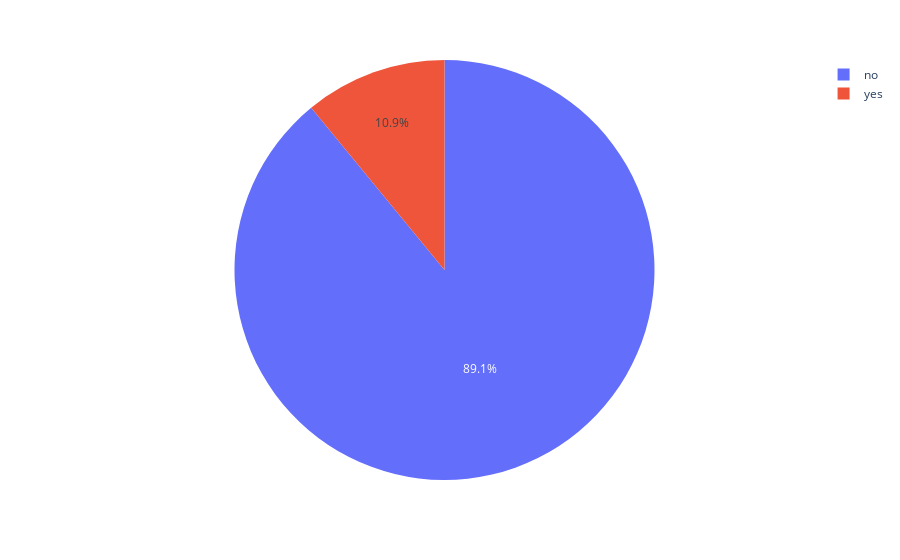

Source (notebook cell):
### Code cell
import plotly.express as px

plt.figure(figsize=[10,10])
fig = px.pie(bank_final_merge,names='approved')
fig.show()

print(bank_final_merge['approved'].value_counts(normalize=True))

### Figure 1 — Plotly figure (JSON) as saved in the notebook; plotly's stock layout.template omitted (floating-point values rounded to 4 significant figures; data arrays with more than 128 entries replaced by an {"elided": "..."} marker saying what was removed)
{"data": [{"domain": {"x": [0, 1], "y": [0, 1]}, "hovertemplate": "approved=%{label}<extra></extra>", "labels": {"elided": "4119 str values"}, "legendgroup": "", "name": "", "showlegend": true, "type": "pie"}], "layout": {"legend": {"tracegroupgap": 0}, "margin": {"t": 60}}}
